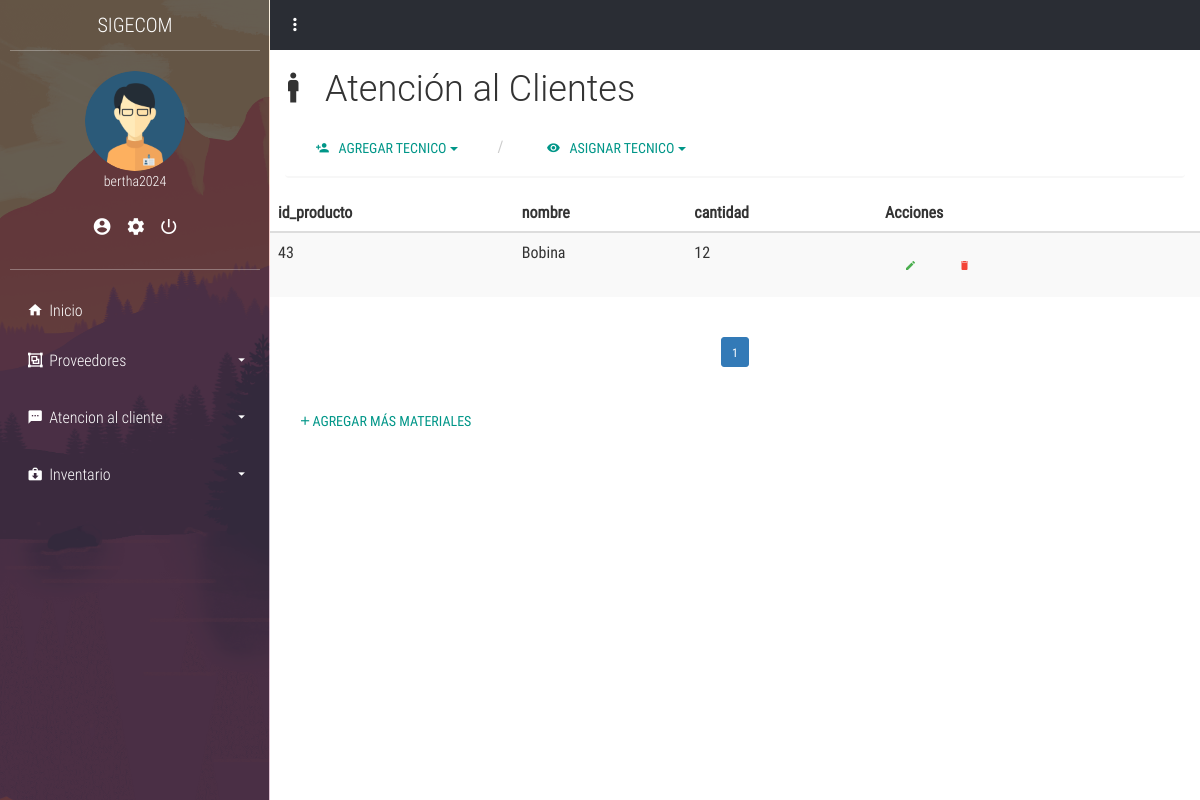
/tecnico/mas_detalles.php?id=37 (signed in), run on the app's committed database.
### tables this page shows
CREATE TABLE IF NOT EXISTS `usuario` (
  `ID_usuario` int NOT NULL AUTO_INCREMENT,
  `id_personal` int DEFAULT NULL,
  `Nombre_usuario` varchar(50) NOT NULL,
  `Correo` varchar(250) DEFAULT NULL,
  `password` varchar(100) NOT NULL,
  `ID_tipousuario` int DEFAULT NULL,
  `Estado` int DEFAULT '1',
  `confirmado` int NOT NULL DEFAULT '0',
  `codigo` varchar(4) DEFAULT NULL,
  `token` int DEFAULT NULL,
  `fecha` timestamp NOT NULL,
  PRIMARY KEY (`ID_usuario`),
  KEY `ID_tipousuario` (`ID_tipousuario`),
  KEY `id_Personal` (`id_personal`)
);

CREATE TABLE IF NOT EXISTS `detalle_tecnico_producto` (
  `Id_det_tecnico_producto` int NOT NULL AUTO_INCREMENT,
  `ID_tecnico` int DEFAULT NULL,
  `ID_producto` int DEFAULT NULL,
  `ID_usuario` int NOT NULL,
  `Fecha_retiro` date NOT NULL,
  `cantidad` int NOT NULL,
  `Observación` varchar(250) DEFAULT NULL,
  `Estado` int DEFAULT '1',
  `id_detall_tecnico_cliente` int DEFAULT NULL,
  `tipo_movimiento` enum('salida','entrada') NOT NULL,
  PRIMARY KEY (`Id_det_tecnico_producto`),
  KEY `ID_tecnico` (`ID_tecnico`),
  KEY `ID_producto` (`ID_producto`),
  KEY `ID_usuario` (`ID_usuario`),
  KEY `id_detall_tecnico_cliente` (`id_detall_tecnico_cliente`)
);

CREATE TABLE IF NOT EXISTS `productos` (
  `id_producto` int NOT NULL AUTO_INCREMENT,
  `nombre` varchar(100) NOT NULL,
  `descripcion` text,
  `id_tipo_producto` int DEFAULT NULL,
  `precio` decimal(10,2) NOT NULL,
  `fecha_registro` timestamp NULL DEFAULT CURRENT_TIMESTAMP,
  `estado` int DEFAULT '1',
  PRIMARY KEY (`id_producto`),
  KEY `id_tipo_producto` (`id_tipo_producto`)
);

### app/config.php (called while the page is built, shortened)
<?php
$URL = "http://localhost/sigecom/";

### layout/sesion.php (called while the page is built, shortened)
<?php
if (isset($_SESSION['sesion_usuario'])) {
    $nombre_usuario_sesion = $_SESSION['sesion_usuario'];
    $sql = "SELECT u.ID_usuario, u.Nombre_usuario, u.ID_tipousuario, tu.Nombre_tipousuario as rol, p.ID_cargo, u.Correo
            FROM usuario as u
            INNER JOIN tipo_usuario as tu ON u.ID_tipousuario = tu.ID_tipousuario
            INNER JOIN personal as p ON u.id_personal = p.ID_personal
            WHERE Nombre_usuario = :nombre_usuario_sesion";
    $query = $pdo->prepare($sql);
    $query->execute(['nombre_usuario_sesion' => $nombre_usuario_sesion]);
    $usuarios = $query->fetchAll(PDO::FETCH_ASSOC);
    foreach ($usuarios as $usuario) {
        $nombres_sesion = $usuario['Nombre_usuario'];
        $rol_sesion = $usuario['rol'];
    }
} else {
    echo "no existe sesion";
    header('Location: ' . $URL . '/login');
}

### tecnico/mas_detalles.php (the view, shortened to what this page needs)
<?php
include('../app/config.php');
include('../layout/sesion.php');
include('../layout/parte1.php');
include('../layout/tecnico.php');
$id_detalle_tecnico = (isset($_GET['id'])) ? $_GET['id'] : 0;
$consulta2 = $pdo->prepare("SELECT p.id_producto, p.nombre, dt.cantidad
FROM detalle_tecnico_producto dt
INNER JOIN productos p ON dt.ID_producto = p.id_producto
WHERE dt.id_detall_tecnico_cliente = :id_detalle_tecnico
ORDER BY p.nombre");
$consulta2->execute([':id_detalle_tecnico' => $id_detalle_tecnico]);
$detalleTecnicoProducto2 = $consulta2->fetchAll(PDO::FETCH_ASSOC);
$limit = 5;
$page = (isset($_GET['page'])) ? $_GET['page'] : 1;
$startIndex = ($page - 1) * $limit;
$total = count($detalleTecnicoProducto2);
$pages = ceil($total / $limit);
echo "<table class='table table-hover table-striped'>
            <thead>
                <tr>
                    <th>id_producto</th>
                    <th>nombre</th>
                    <th>cantidad</th>
                    <th>Acciones</th>
                </tr>
            </thead>
            <tbody>";
foreach (array_slice($detalleTecnicoProducto2, $startIndex, $limit) as $detalle2) {
    echo "<tr>
                <td>{$detalle2['id_producto']}</td>
                <td>{$detalle2['nombre']}</td>
                <td>{$detalle2['cantidad']}</td>
                <td>
                    <button class='btn btn-success btn-sm' onclick='editarMaterial({$detalle2['id_producto']})'>
                        <i class='zmdi zmdi-edit'></i>
                    </button>
                    <button class='btn btn-danger btn-sm' onclick='eliminarMaterial({$detalle2['id_producto']})'>
                        <i class='zmdi zmdi-delete'></i>
                    </button>
                </td>
            </tr>";
}
echo "</tbody>
        </table>";
echo "<nav class='text-center'>
        <ul class='pagination pagination-sm'>";
for ($i = 1; $i <= $pages; $i++) {
    $active = ($page == $i) ? 'active' : '';
    echo "<li class='$active'><a href='?id=$id_detalle_tecnico&page=$i'>$i</a></li>";
}
echo "</ul>
    </nav>";
?>
<p><button type="button" class="btn btn-primary" onclick="abrirModal()">
        <i class="zmdi zmdi-plus"></i> Agregar más materiales
    </button></p>

### layout/parte1.php (shortened to what this page needs)
<!DOCTYPE html>
<html lang="es">
<head>
	<link rel="stylesheet" href="<?php echo $URL; ?>/plant/css/main.css">
</head>
<body>
	<section class="full-box cover dashboard-sideBar">
		<div class="full-box dashboard-sideBar-ct">
			<div class="full-box text-uppercase text-center text-titles dashboard-sideBar-title">
				SIGECOM <i class="zmdi zmdi-close btn-menu-dashboard visible-xs"></i>
			</div>
			<div class="full-box dashboard-sideBar-UserInfo">
				<figure class="full-box">
					<img src="<?php echo $URL; ?>/plant/assets/avatars/AdminMaleAvatar.png" alt="UserIcon">
					<figcaption class="text-center text-titles"><?php echo $nombres_sesion; ?></figcaption>
				</figure>
				<ul class="full-box list-unstyled text-center">
					<li>
						<a href="<?php echo $URL; ?>/my_data" title="Mis datos">
							<i class="zmdi zmdi-account-circle"></i>
						</a>
					</li>
					<li>
						<a href="<?php echo $URL; ?>/my_account" title="Mi cuenta">
							<i class="zmdi zmdi-settings"></i>
						</a>
					</li>
					<li>
    <a href="#" title="Cerrar Sesión" onclick="confirmacionCerrarSesion(event)">
        <i class="zmdi zmdi-power"></i>
    </a>
</li>
				</ul>
			</div>
			<ul class="list-unstyled full-box dashboard-sideBar-Menu">
				<li>
					<a href="<?php echo $URL; ?>/home.php">
						<i class="zmdi zmdi-home zmdi-hc-fw"></i> Inicio
					</a>
				</li>
				<?php if ($rol_sesion !== "tecnico"): ?>
				<li>
					<a href="#!" class="btn-sideBar-SubMenu">
						<i class="zmdi zmdi-group zmdi-hc-fw"></i> Proveedores <i class="zmdi zmdi-caret-down pull-right"></i>
					</a>
					<ul class="list-unstyled full-box">
					</ul>
				</li>
<?php endif; ?>
				<?php if ($rol_sesion !== "tecnico"): ?>
				<li>
					<a href="#!" class="btn-sideBar-SubMenu">
						<i class="zmdi zmdi-comment-more zmdi-hc-fw"></i> Atencion al cliente<i class="zmdi zmdi-caret-down pull-right"></i>
					</a>
					<ul class="list-unstyled full-box">
					</ul>
				</li>
				<?php endif; ?>
				<?php if ($rol_sesion !== "tecnico"): ?>
				<li>
					<a href="#!" class="btn-sideBar-SubMenu">
						<i class="zmdi zmdi-case-download zmdi-hc-fw"></i> Inventario <i class="zmdi zmdi-caret-down pull-right"></i>
					</a>
					<ul class="list-unstyled full-box">
					</ul>
				</li>
				<?php endif; ?>
			</ul>
		</div>
	</section>
	<section class="full-box dashboard-contentPage">
		<nav class="full-box dashboard-Navbar">
			<ul class="full-box list-unstyled text-right">
				<li class="pull-left">
					<a href="#!" class="btn-menu-dashboard"><i class="zmdi zmdi-more-vert"></i></a>
				</li>
			</ul>
		</nav>
</body>
</html>

### plant/css/main.css (style rules this page uses)
body, html { background-color: #fff; width: 100%; height: 100%; margin: 0; padding: 0; position: relative; font-size: 16px; font-family: 'RobotoCondensed'; overflow: hidden; }
.full-box { margin: 0; padding: 0; width: 100%; box-sizing: border-box; }
.cover { background: 50% 50% no-repeat; background-size: cover; }
.text-titles { font-family: 'RobotoCondensedLight' }
.dashboard-sideBar, .dashboard-contentPage { position: absolute; top: 0; height: 100%; transition: all .3s ease-in-out; }
.dashboard-sideBar, .dashboard-sideBar-ct { width: 270px; }
.dashboard-sideBar { left: 0; z-index: 2; background-image: url('../assets/img/sideBar.png'); border-right: 1px solid rgba(255, 255, 255, .7); overflow: hidden; }
.dashboard-sideBar-ct { position: relative; height: 100%; background-color: rgba(42, 45, 52, 0.7); padding: 0 10px; padding-bottom: 30px; }
.dashboard-sideBar-title, .dashboard-sideBar-title > i { height: 50px; line-height: 50px; color: #fff; font-size: 20px; }
.dashboard-sideBar-title { position: relative; }
.dashboard-sideBar-UserInfo { border-top: 1px solid rgba(255, 255, 255, .3); border-bottom: 1px solid rgba(255, 255, 255, .3); color: #fff; font-size: 14px; padding: 20px 0; }
.dashboard-sideBar-UserInfo figure img { width: 100px; height: 100px; border-radius: 100%; display: block; margin: 0 auto; }
.dashboard-sideBar-UserInfo ul { margin-top: 15px; }
.dashboard-sideBar-UserInfo ul > li, .dashboard-sideBar-UserInfo ul > li > a { display: inline-block; color: #fff; }
.dashboard-sideBar-UserInfo ul > li > a { outline: none; font-size: 20px; padding: 7px; transition: all .3s ease-in-out; }
.dashboard-sideBar-Menu { padding-top: 15px; }
.dashboard-sideBar-Menu > li, .dashboard-sideBar-Menu > li > a, .dashboard-sideBar-Menu > li > ul > li, .dashboard-sideBar-Menu > li > ul > li > a { line-height: 50px; font-family: "RobotoCondensedLight"; display: block; color: #fff; text-decoration: none; border-radius: 4px; transition: all .3s ease-in-out; position: relative; }
.dashboard-sideBar-Menu > li > a > i.zmdi-caret-down { line-height: 50px; transition: all .3s ease-in-out; }
.dashboard-sideBar-Menu > li > a { padding: 0 15px; box-sizing: border-box; height: 50px; outline: none; }
.dashboard-sideBar-Menu > li > ul { position: relative; padding-top: 7px; height: 0; overflow: hidden; }
.dashboard-contentPage { right: 0; z-index: 1; padding-left: 270px; }
.dashboard-Navbar, .dashboard-Navbar > ul, .dashboard-Navbar > ul >li, .dashboard-Navbar > ul > li > a { height: 50px; line-height: 50px; }
.dashboard-Navbar > ul > li > a { outline: none; }
.dashboard-Navbar { background-color: #2A2D34; overflow: hidden; }
.dashboard-Navbar > ul >li, .dashboard-Navbar > ul > li > a { display: inline-block; width: 50px; text-align: center; color: #fff; margin: 0; padding: 0; font-size: 20px; transition: all .3s ease-in-out; position: relative; }

### data on the page
usuario: Nombre_usuario "bertha2024"
detalle_tecnico_producto: ID_producto.id_producto "43", ID_producto.nombre "Bobina", cantidad "12"
